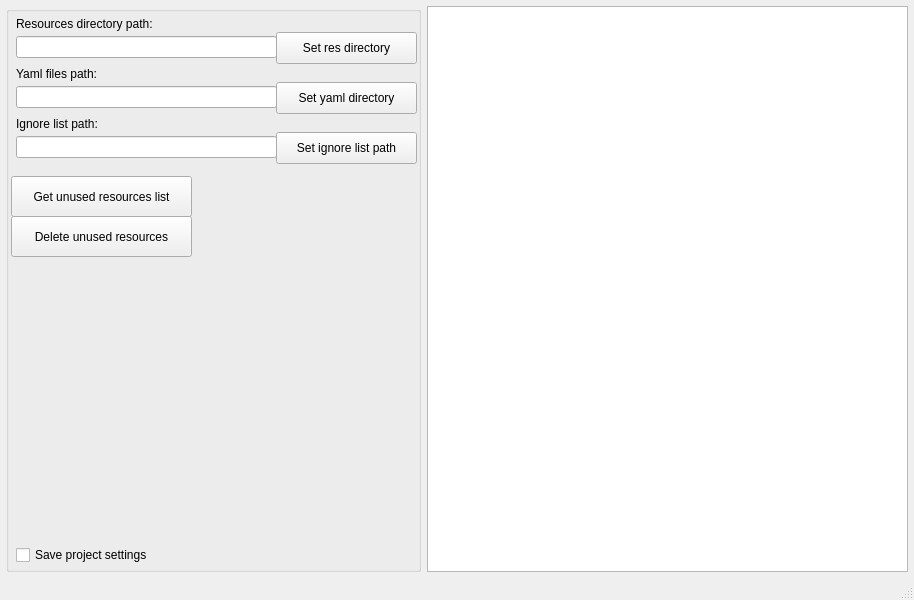
<?xml version="1.0" encoding="UTF-8"?>
<ui version="4.0">
 <class>MainWindow</class>
 <widget class="QMainWindow" name="MainWindow">
  <property name="geometry">
   <rect>
    <x>0</x>
    <y>0</y>
    <width>914</width>
    <height>600</height>
   </rect>
  </property>
  <property name="sizePolicy">
   <sizepolicy hsizetype="Preferred" vsizetype="Preferred">
    <horstretch>0</horstretch>
    <verstretch>0</verstretch>
   </sizepolicy>
  </property>
  <property name="minimumSize">
   <size>
    <width>800</width>
    <height>600</height>
   </size>
  </property>
  <property name="windowTitle">
   <string>MainWindow</string>
  </property>
  <widget class="QWidget" name="centralWidget">
   <layout class="QHBoxLayout" name="horizontalLayout_2">
    <property name="spacing">
     <number>6</number>
    </property>
    <property name="margin">
     <number>6</number>
    </property>
    <item>
     <widget class="QGroupBox" name="groupBox">
      <property name="minimumSize">
       <size>
        <width>415</width>
        <height>0</height>
       </size>
      </property>
      <property name="title">
       <string/>
      </property>
      <widget class="QLabel" name="resourcesLabel">
       <property name="geometry">
        <rect>
         <x>10</x>
         <y>10</y>
         <width>148</width>
         <height>16</height>
        </rect>
       </property>
       <property name="text">
        <string>Resources directory path:</string>
       </property>
      </widget>
      <widget class="QLineEdit" name="resourcesLineEdit">
       <property name="geometry">
        <rect>
         <x>10</x>
         <y>30</y>
         <width>261</width>
         <height>22</height>
        </rect>
       </property>
      </widget>
      <widget class="QPushButton" name="resourcesButton">
       <property name="geometry">
        <rect>
         <x>270</x>
         <y>26</y>
         <width>141</width>
         <height>32</height>
        </rect>
       </property>
       <property name="text">
        <string>Set res directory</string>
       </property>
      </widget>
      <widget class="QLabel" name="yamlLabel">
       <property name="geometry">
        <rect>
         <x>10</x>
         <y>60</y>
         <width>88</width>
         <height>16</height>
        </rect>
       </property>
       <property name="text">
        <string>Yaml files path:</string>
       </property>
      </widget>
      <widget class="QLineEdit" name="yamlLineEdit">
       <property name="geometry">
        <rect>
         <x>10</x>
         <y>80</y>
         <width>261</width>
         <height>22</height>
        </rect>
       </property>
      </widget>
      <widget class="QLabel" name="ignoreLabel">
       <property name="geometry">
        <rect>
         <x>10</x>
         <y>110</y>
         <width>89</width>
         <height>16</height>
        </rect>
       </property>
       <property name="text">
        <string>Ignore list path:</string>
       </property>
      </widget>
      <widget class="QLineEdit" name="ignoreLineEdit">
       <property name="geometry">
        <rect>
         <x>10</x>
         <y>130</y>
         <width>261</width>
         <height>22</height>
        </rect>
       </property>
      </widget>
      <widget class="QPushButton" name="yamlButton">
       <property name="geometry">
        <rect>
         <x>270</x>
         <y>76</y>
         <width>141</width>
         <height>32</height>
        </rect>
       </property>
       <property name="text">
        <string>Set yaml directory</string>
       </property>
      </widget>
      <widget class="QPushButton" name="ignoreButton">
       <property name="geometry">
        <rect>
         <x>270</x>
         <y>126</y>
         <width>141</width>
         <height>32</height>
        </rect>
       </property>
       <property name="text">
        <string>Set ignore list path</string>
       </property>
      </widget>
      <widget class="QPushButton" name="checkUnusedResourcesButton">
       <property name="geometry">
        <rect>
         <x>5</x>
         <y>170</y>
         <width>181</width>
         <height>41</height>
        </rect>
       </property>
       <property name="text">
        <string>Get unused resources list</string>
       </property>
      </widget>
      <widget class="QCheckBox" name="saveSettingsCheckBox">
       <property name="geometry">
        <rect>
         <x>10</x>
         <y>540</y>
         <width>146</width>
         <height>18</height>
        </rect>
       </property>
       <property name="text">
        <string>Save project settings</string>
       </property>
      </widget>
      <widget class="QPushButton" name="deleteResourcesButton">
       <property name="geometry">
        <rect>
         <x>5</x>
         <y>210</y>
         <width>181</width>
         <height>41</height>
        </rect>
       </property>
       <property name="text">
        <string>Delete unused resources</string>
       </property>
      </widget>
     </widget>
    </item>
    <item>
     <layout class="QHBoxLayout" name="horizontalLayout">
      <property name="spacing">
       <number>-1</number>
      </property>
      <item>
       <widget class="QListWidget" name="unusedRecourcesList">
        <property name="minimumSize">
         <size>
          <width>420</width>
          <height>0</height>
         </size>
        </property>
        <property name="maximumSize">
         <size>
          <width>1080</width>
          <height>16777215</height>
         </size>
        </property>
       </widget>
      </item>
     </layout>
    </item>
   </layout>
  </widget>
  <widget class="QStatusBar" name="statusBar">
   <property name="accessibleDescription">
    <string/>
   </property>
  </widget>
 </widget>
 <layoutdefault spacing="6" margin="11"/>
 <resources/>
 <connections/>
</ui>
